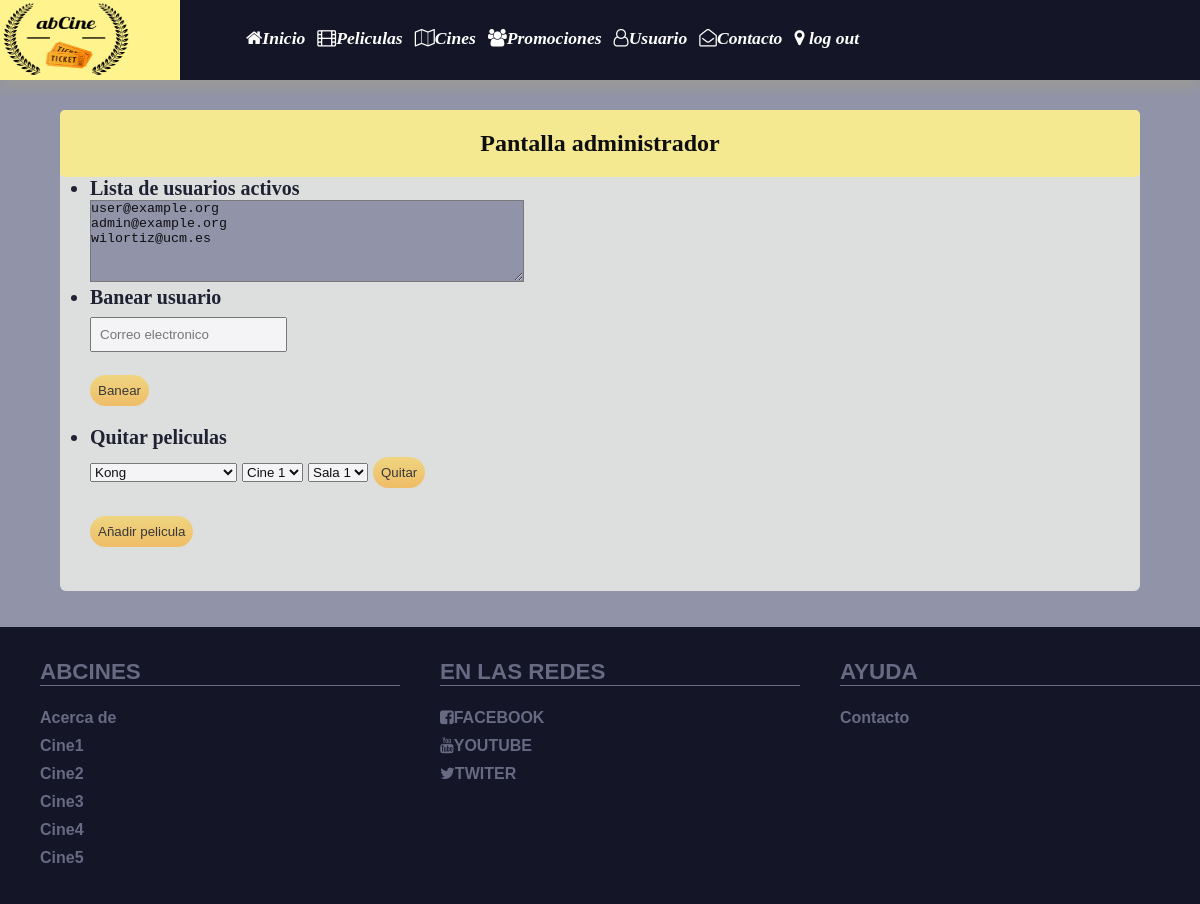
The page /administrador.php (signed in) on the database as committed earlier.
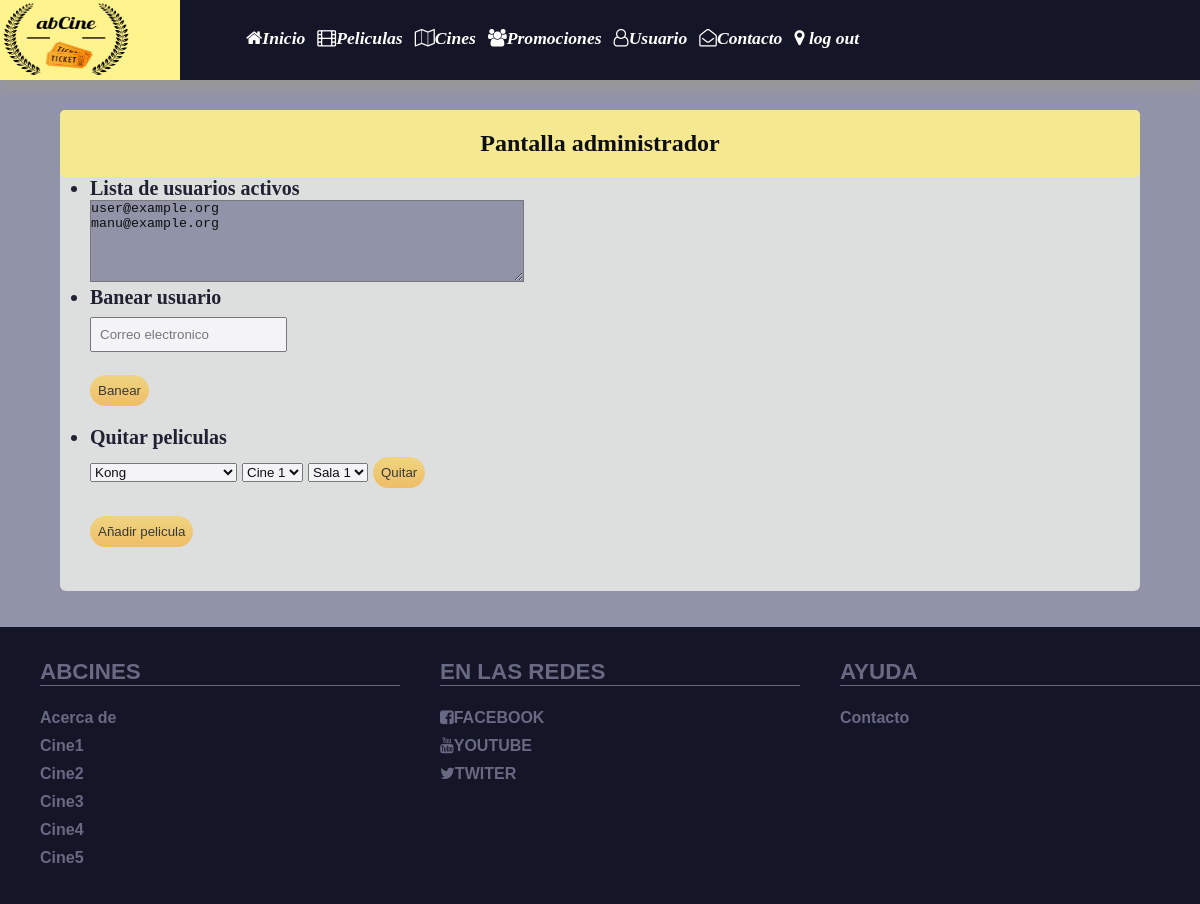
The same page on the database as committed later.
### tables this page shows
CREATE TABLE `usuarios` (
  `id` int(11) NOT NULL,
  `username` varchar(30) NOT NULL,
  `password` varchar(70) NOT NULL,
  `nombre` varchar(60) NOT NULL,
  `apellidos` varchar(60) NOT NULL,
  `tlf` int(32) NOT NULL,
  `correoAlternativo` varchar(60) NOT NULL,
  `foto` varchar(60) NOT NULL DEFAULT 'static.jpg',
  `activo` tinyint(1) NOT NULL DEFAULT '1'
);

### includes/config.php (called while the page is built, shortened)
<?php
spl_autoload_register(function ($class) {
    $prefix = 'es\\ucm\\fdi\\aw\\';
    $base_dir = __DIR__ . '/';
    $len = strlen($prefix);
    $relative_class = substr($class, $len);
    $file = $base_dir . str_replace('\\', '/', $relative_class) . '.php';
});
$app = \es\ucm\fdi\aw\App::getSingleton();
 ?>

### includes/App.php (called while the page is built, shortened)
<?php
class App {
  private static $instance;
  private $installPath;
  public static function getSingleton(){
    if(!self::$instance instanceof self){
      self::$instance = new self;
    }
    return self::$instance;
  }
  public function init($bdConn,$rootPath,$installPath){
    $this->installPath = $installPath;
    $lenInstallPath = mb_strlen($this->installPath);
    if($lenInstallPath > 0 && $this->installPath[$lenInstallPath-1]!='/'){
      $this->installPath.='/';
    }
  }
  public function doInclude($path = '') {
    include($this->installPath . '/'.$path);
  }
	 public function tieneRol($rol, $cabeceraError=NULL, $mensajeError=NULL) {
    return true;
  }
  }
 ?>

### includes/querySearchForBan.php (the view, shortened to what this page needs)
<?php
  require_once __DIR__.'/config.php';
  $app = App::getSingleton();
  $conn = $app->conexionBd();
  $sql2 = "SELECT u.username FROM usuarios u,rolesusuario r
          WHERE r.usuario=u.id and r.rol='1'";
  $result = $conn->query($sql2);
  if ($result->num_rows > 0) {
    while ($row = $result->fetch_assoc()) {
      $var = $row['username'] . " \n";
      echo $var;
    }
  }
  ?>

### administrador.php (shortened to what this page needs)
<?php
require_once __DIR__.'/includes/config.php';
?>
<!DOCTYPE html>
<html>
  <head>
	<link rel="stylesheet" href="<?php echo CSS_PATH; ?>/admin/estilo-admin.css">
    <link rel="stylesheet" href="<?php echo CSS_PATH; ?>/footerHeader/estilo.css">
  </head>
	<body>
		<?php
			$app->doInclude('comun/header.php');
		?>
		<article id=main>
		<?php
			if ($app->tieneRol('admin', 'Acceso Denegado', 'No tienes permisos suficientes para administrar la web.')) {
		?>
  		<h1 class ="titulo">Pantalla administrador </h1>
		<ul class="listado">
  				<li class ="cont">Lista de usuarios activos</li>
		</ul>
		<textarea name="name" readonly="readonly"><?php $app->doInclude('querySearchForBan.php') ?></textarea>
		<form class = "quitar"  action="index.html"  onsubmit="mgsa()" >
			<ul class="listado">
  				<li class ="cont">Quitar peliculas</li>
  					<select name="peliculas"  required>
  					<option value="pelicula1" >Kong</option>
  					</select>
					<select name="cine"  required>
  					<option value="cine1" >Cine 1</option>
  					</select>
					<select name="sala"  required>
  					<option value="sala1" >Sala 1</option>
  					</select>
					<input type="submit" value="Quitar"/>
			</ul>
		</form>
		<input id="botona" type="submit" value="Añadir pelicula" onclick="location.href='add-pelicula.php'"/>
		</article>
		<?php
		}
		?>
	</body>
</html>

Rows that differ between the two databases and show on the page:
changed usuarios: name "user@example.org admin@example.org wilortiz@ucm.es" → "user@example.org manu@example.org"
